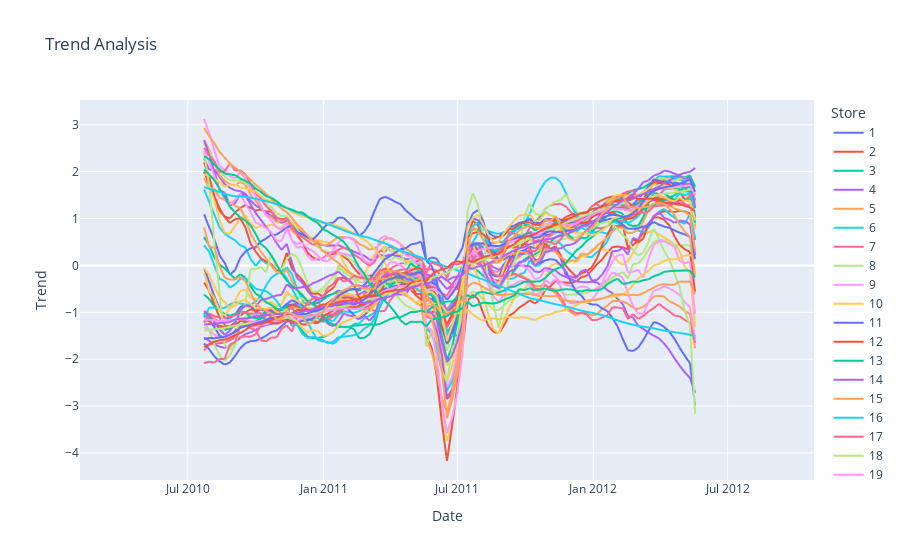

This figure's notebook cell:
### Code cell
# Plotting a graph for trend analysis

px.line(df_sorted, 
        x= 'Date', 
        y= 'Trend', 
        color= 'Store', 
        title= 'Trend Analysis')

### Figure 1 — Plotly figure (JSON) as saved in the notebook; plotly's stock layout.template omitted (floating-point values rounded to 4 significant figures; data arrays with more than 128 entries replaced by an {"elided": "..."} marker saying what was removed)
{"data": [{"hovertemplate": "Store=1<br>Date=%{x}<br>Trend=%{y}<extra></extra>", "legendgroup": "1", "line": {"color": "#636efa", "dash": "solid"}, "marker": {"symbol": "circle"}, "mode": "lines", "name": "1", "showlegend": true, "type": "scattergl", "x": {"elided": "143 str values"}, "xaxis": "x", "y": {"elided": "143 float values"}, "yaxis": "y"}, {"hovertemplate": "Store=2<br>Date=%{x}<br>Trend=%{y}<extra></extra>", "legendgroup": "2", "line": {"color": "#EF553B", "dash": "solid"}, "marker": {"symbol": "circle"}, "mode": "lines", "name": "2", "showlegend": true, "type": "scattergl", "x": {"elided": "143 str values"}, "xaxis": "x", "y": {"elided": "143 float values"}, "yaxis": "y"}, {"hovertemplate": "Store=3<br>Date=%{x}<br>Trend=%{y}<extra></extra>", "legendgroup": "3", "line": {"color": "#00cc96", "dash": "solid"}, "marker": {"symbol": "circle"}, "mode": "lines", "name": "3", "showlegend": true, "type": "scattergl", "x": {"elided": "143 str values"}, "xaxis": "x", "y": {"elided": "143 float values"}, "yaxis": "y"}, {"hovertemplate": "Store=4<br>Date=%{x}<br>Trend=%{y}<extra></extra>", "legendgroup": "4", "line": {"color": "#ab63fa", "dash": "solid"}, "marker": {"symbol": "circle"}, "mode": "lines", "name": "4", "showlegend": true, "type": "scattergl", "x": {"elided": "143 str values"}, "xaxis": "x", "y": {"elided": "143 float values"}, "yaxis": "y"}, {"hovertemplate": "Store=5<br>Date=%{x}<br>Trend=%{y}<extra></extra>", "legendgroup": "5", "line": {"color": "#FFA15A", "dash": "solid"}, "marker": {"symbol": "circle"}, "mode": "lines", "name": "5", "showlegend": true, "type": "scattergl", "x": {"elided": "143 str values"}, "xaxis": "x", "y": {"elided": "143 float values"}, "yaxis": "y"}, {"hovertemplate": "Store=6<br>Date=%{x}<br>Trend=%{y}<extra></extra>", "legendgroup": "6", "line": {"color": "#19d3f3", "dash": "solid"}, "marker": {"symbol": "circle"}, "mode": "lines", "name": "6", "showlegend": true, "type": "scattergl", "x": {"elided": "143 str values"}, "xaxis": "x", "y": {"elided": "143 float values"}, "yaxis": "y"}, {"hovertemplate": "Store=7<br>Date=%{x}<br>Trend=%{y}<extra></extra>", "legendgroup": "7", "line": {"color": "#FF6692", "dash": "solid"}, "marker": {"symbol": "circle"}, "mode": "lines", "name": "7", "showlegend": true, "type": "scattergl", "x": {"elided": "143 str values"}, "xaxis": "x", "y": {"elided": "143 float values"}, "yaxis": "y"}, {"hovertemplate": "Store=8<br>Date=%{x}<br>Trend=%{y}<extra></extra>", "legendgroup": "8", "line": {"color": "#B6E880", "dash": "solid"}, "marker": {"symbol": "circle"}, "mode": "lines", "name": "8", "showlegend": true, "type": "scattergl", "x": {"elided": "143 str values"}, "xaxis": "x", "y": {"elided": "143 float values"}, "yaxis": "y"}, {"hovertemplate": "Store=9<br>Date=%{x}<br>Trend=%{y}<extra></extra>", "legendgroup": "9", "line": {"color": "#FF97FF", "dash": "solid"}, "marker": {"symbol": "circle"}, "mode": "lines", "name": "9", "showlegend": true, "type": "scattergl", "x": {"elided": "143 str values"}, "xaxis": "x", "y": {"elided": "143 float values"}, "yaxis": "y"}, {"hovertemplate": "Store=10<br>Date=%{x}<br>Trend=%{y}<extra></extra>", "legendgroup": "10", "line": {"color": "#FECB52", "dash": "solid"}, "marker": {"symbol": "circle"}, "mode": "lines", "name": "10", "showlegend": true, "type": "scattergl", "x": {"elided": "143 str values"}, "xaxis": "x", "y": {"elided": "143 float values"}, "yaxis": "y"}, {"hovertemplate": "Store=11<br>Date=%{x}<br>Trend=%{y}<extra></extra>", "legendgroup": "11", "line": {"color": "#636efa", "dash": "solid"}, "marker": {"symbol": "circle"}, "mode": "lines", "name": "11", "showlegend": true, "type": "scattergl", "x": {"elided": "143 str values"}, "xaxis": "x", "y": {"elided": "143 float values"}, "yaxis": "y"}, {"hovertemplate": "Store=12<br>Date=%{x}<br>Trend=%{y}<extra></extra>", "legendgroup": "12", "line": {"color": "#EF553B", "dash": "solid"}, "marker": {"symbol": "circle"}, "mode": "lines", "name": "12", "showlegend": true, "type": "scattergl", "x": {"elided": "143 str values"}, "xaxis": "x", "y": {"elided": "143 float values"}, "yaxis": "y"}, {"hovertemplate": "Store=13<br>Date=%{x}<br>Trend=%{y}<extra></extra>", "legendgroup": "13", "line": {"color": "#00cc96", "dash": "solid"}, "marker": {"symbol": "circle"}, "mode": "lines", "name": "13", "showlegend": true, "type": "scattergl", "x": {"elided": "143 str values"}, "xaxis": "x", "y": {"elided": "143 float values"}, "yaxis": "y"}, {"hovertemplate": "Store=14<br>Date=%{x}<br>Trend=%{y}<extra></extra>", "legendgroup": "14", "line": {"color": "#ab63fa", "dash": "solid"}, "marker": {"symbol": "circle"}, "mode": "lines", "name": "14", "showlegend": true, "type": "scattergl", "x": {"elided": "143 str values"}, "xaxis": "x", "y": {"elided": "143 float values"}, "yaxis": "y"}, {"hovertemplate": "Store=15<br>Date=%{x}<br>Trend=%{y}<extra></extra>", "legendgroup": "15", "line": {"color": "#FFA15A", "dash": "solid"}, "marker": {"symbol": "circle"}, "mode": "lines", "name": "15", "showlegend": true, "type": "scattergl", "x": {"elided": "143 str values"}, "xaxis": "x", "y": {"elided": "143 float values"}, "yaxis": "y"}, {"hovertemplate": "Store=16<br>Date=%{x}<br>Trend=%{y}<extra></extra>", "legendgroup": "16", "line": {"color": "#19d3f3", "dash": "solid"}, "marker": {"symbol": "circle"}, "mode": "lines", "name": "16", "showlegend": true, "type": "scattergl", "x": {"elided": "143 str values"}, "xaxis": "x", "y": {"elided": "143 float values"}, "yaxis": "y"}, {"hovertemplate": "Store=17<br>Date=%{x}<br>Trend=%{y}<extra></extra>", "legendgroup": "17", "line": {"color": "#FF6692", "dash": "solid"}, "marker": {"symbol": "circle"}, "mode": "lines", "name": "17", "showlegend": true, "type": "scattergl", "x": {"elided": "143 str values"}, "xaxis": "x", "y": {"elided": "143 float values"}, "yaxis": "y"}, {"hovertemplate": "Store=18<br>Date=%{x}<br>Trend=%{y}<extra></extra>", "legendgroup": "18", "line": {"color": "#B6E880", "dash": "solid"}, "marker": {"symbol": "circle"}, "mode": "lines", "name": "18", "showlegend": true, "type": "scattergl", "x": {"elided": "143 str values"}, "xaxis": "x", "y": {"elided": "143 float values"}, "yaxis": "y"}, {"hovertemplate": "Store=19<br>Date=%{x}<br>Trend=%{y}<extra></extra>", "legendgroup": "19", "line": {"color": "#FF97FF", "dash": "solid"}, "marker": {"symbol": "circle"}, "mode": "lines", "name": "19", "showlegend": true, "type": "scattergl", "x": {"elided": "143 str values"}, "xaxis": "x", "y": {"elided": "143 float values"}, "yaxis": "y"}, {"hovertemplate": "Store=20<br>Date=%{x}<br>Trend=%{y}<extra></extra>", "legendgroup": "20", "line": {"color": "#FECB52", "dash": "solid"}, "marker": {"symbol": "circle"}, "mode": "lines", "name": "20", "showlegend": true, "type": "scattergl", "x": {"elided": "143 str values"}, "xaxis": "x", "y": {"elided": "143 float values"}, "yaxis": "y"}, {"hovertemplate": "Store=21<br>Date=%{x}<br>Trend=%{y}<extra></extra>", "legendgroup": "21", "line": {"color": "#636efa", "dash": "solid"}, "marker": {"symbol": "circle"}, "mode": "lines", "name": "21", "showlegend": true, "type": "scattergl", "x": {"elided": "143 str values"}, "xaxis": "x", "y": {"elided": "143 float values"}, "yaxis": "y"}, {"hovertemplate": "Store=22<br>Date=%{x}<br>Trend=%{y}<extra></extra>", "legendgroup": "22", "line": {"color": "#EF553B", "dash": "solid"}, "marker": {"symbol": "circle"}, "mode": "lines", "name": "22", "showlegend": true, "type": "scattergl", "x": {"elided": "143 str values"}, "xaxis": "x", "y": {"elided": "143 float values"}, "yaxis": "y"}, {"hovertemplate": "Store=23<br>Date=%{x}<br>Trend=%{y}<extra></extra>", "legendgroup": "23", "line": {"color": "#00cc96", "dash": "solid"}, "marker": {"symbol": "circle"}, "mode": "lines", "name": "23", "showlegend": true, "type": "scattergl", "x": {"elided": "143 str values"}, "xaxis": "x", "y": {"elided": "143 float values"}, "yaxis": "y"}, {"hovertemplate": "Store=24<br>Date=%{x}<br>Trend=%{y}<extra></extra>", "legendgroup": "24", "line": {"color": "#ab63fa", "dash": "solid"}, "marker": {"symbol": "circle"}, "mode": "lines", "name": "24", "showlegend": true, "type": "scattergl", "x": {"elided": "143 str values"}, "xaxis": "x", "y": {"elided": "143 float values"}, "yaxis": "y"}, {"hovertemplate": "Store=25<br>Date=%{x}<br>Trend=%{y}<extra></extra>", "legendgroup": "25", "line": {"color": "#FFA15A", "dash": "solid"}, "marker": {"symbol": "circle"}, "mode": "lines", "name": "25", "showlegend": true, "type": "scattergl", "x": {"elided": "143 str values"}, "xaxis": "x", "y": {"elided": "143 float values"}, "yaxis": "y"}, {"hovertemplate": "Store=26<br>Date=%{x}<br>Trend=%{y}<extra></extra>", "legendgroup": "26", "line": {"color": "#19d3f3", "dash": "solid"}, "marker": {"symbol": "circle"}, "mode": "lines", "name": "26", "showlegend": true, "type": "scattergl", "x": {"elided": "143 str values"}, "xaxis": "x", "y": {"elided": "143 float values"}, "yaxis": "y"}, {"hovertemplate": "Store=27<br>Date=%{x}<br>Trend=%{y}<extra></extra>", "legendgroup": "27", "line": {"color": "#FF6692", "dash": "solid"}, "marker": {"symbol": "circle"}, "mode": "lines", "name": "27", "showlegend": true, "type": "scattergl", "x": {"elided": "143 str values"}, "xaxis": "x", "y": {"elided": "143 float values"}, "yaxis": "y"}, {"hovertemplate": "Store=28<br>Date=%{x}<br>Trend=%{y}<extra></extra>", "legendgroup": "28", "line": {"color": "#B6E880", "dash": "solid"}, "marker": {"symbol": "circle"}, "mode": "lines", "name": "28", "showlegend": true, "type": "scattergl", "x": {"elided": "143 str values"}, "xaxis": "x", "y": {"elided": "143 float values"}, "yaxis": "y"}, {"hovertemplate": "Store=29<br>Date=%{x}<br>Trend=%{y}<extra></extra>", "legendgroup": "29", "line": {"color": "#FF97FF", "dash": "solid"}, "marker": {"symbol": "circle"}, "mode": "lines", "name": "29", "showlegend": true, "type": "scattergl", "x": {"elided": "143 str values"}, "xaxis": "x", "y": {"elided": "143 float values"}, "yaxis": "y"}, {"hovertemplate": "Store=30<br>Date=%{x}<br>Trend=%{y}<extra></extra>", "legendgroup": "30", "line": {"color": "#FECB52", "dash": "solid"}, "marker": {"symbol": "circle"}, "mode": "lines", "name": "30", "showlegend": true, "type": "scattergl", "x": {"elided": "143 str values"}, "xaxis": "x", "y": {"elided": "143 float values"}, "yaxis": "y"}, {"hovertemplate": "Store=31<br>Date=%{x}<br>Trend=%{y}<extra></extra>", "legendgroup": "31", "line": {"color": "#636efa", "dash": "solid"}, "marker": {"symbol": "circle"}, "mode": "lines", "name": "31", "showlegend": true, "type": "scattergl", "x": {"elided": "143 str values"}, "xaxis": "x", "y": {"elided": "143 float values"}, "yaxis": "y"}, {"hovertemplate": "Store=32<br>Date=%{x}<br>Trend=%{y}<extra></extra>", "legendgroup": "32", "line": {"color": "#EF553B", "dash": "solid"}, "marker": {"symbol": "circle"}, "mode": "lines", "name": "32", "showlegend": true, "type": "scattergl", "x": {"elided": "143 str values"}, "xaxis": "x", "y": {"elided": "143 float values"}, "yaxis": "y"}, {"hovertemplate": "Store=33<br>Date=%{x}<br>Trend=%{y}<extra></extra>", "legendgroup": "33", "line": {"color": "#00cc96", "dash": "solid"}, "marker": {"symbol": "circle"}, "mode": "lines", "name": "33", "showlegend": true, "type": "scattergl", "x": {"elided": "143 str values"}, "xaxis": "x", "y": {"elided": "143 float values"}, "yaxis": "y"}, {"hovertemplate": "Store=34<br>Date=%{x}<br>Trend=%{y}<extra></extra>", "legendgroup": "34", "line": {"color": "#ab63fa", "dash": "solid"}, "marker": {"symbol": "circle"}, "mode": "lines", "name": "34", "showlegend": true, "type": "scattergl", "x": {"elided": "143 str values"}, "xaxis": "x", "y": {"elided": "143 float values"}, "yaxis": "y"}, {"hovertemplate": "Store=35<br>Date=%{x}<br>Trend=%{y}<extra></extra>", "legendgroup": "35", "line": {"color": "#FFA15A", "dash": "solid"}, "marker": {"symbol": "circle"}, "mode": "lines", "name": "35", "showlegend": true, "type": "scattergl", "x": {"elided": "143 str values"}, "xaxis": "x", "y": {"elided": "143 float values"}, "yaxis": "y"}, {"hovertemplate": "Store=36<br>Date=%{x}<br>Trend=%{y}<extra></extra>", "legendgroup": "36", "line": {"color": "#19d3f3", "dash": "solid"}, "marker": {"symbol": "circle"}, "mode": "lines", "name": "36", "showlegend": true, "type": "scattergl", "x": {"elided": "143 str values"}, "xaxis": "x", "y": {"elided": "143 float values"}, "yaxis": "y"}, {"hovertemplate": "Store=37<br>Date=%{x}<br>Trend=%{y}<extra></extra>", "legendgroup": "37", "line": {"color": "#FF6692", "dash": "solid"}, "marker": {"symbol": "circle"}, "mode": "lines", "name": "37", "showlegend": true, "type": "scattergl", "x": {"elided": "143 str values"}, "xaxis": "x", "y": {"elided": "143 float values"}, "yaxis": "y"}, {"hovertemplate": "Store=38<br>Date=%{x}<br>Trend=%{y}<extra></extra>", "legendgroup": "38", "line": {"color": "#B6E880", "dash": "solid"}, "marker": {"symbol": "circle"}, "mode": "lines", "name": "38", "showlegend": true, "type": "scattergl", "x": {"elided": "143 str values"}, "xaxis": "x", "y": {"elided": "143 float values"}, "yaxis": "y"}, {"hovertemplate": "Store=39<br>Date=%{x}<br>Trend=%{y}<extra></extra>", "legendgroup": "39", "line": {"color": "#FF97FF", "dash": "solid"}, "marker": {"symbol": "circle"}, "mode": "lines", "name": "39", "showlegend": true, "type": "scattergl", "x": {"elided": "143 str values"}, "xaxis": "x", "y": {"elided": "143 float values"}, "yaxis": "y"}, {"hovertemplate": "Store=40<br>Date=%{x}<br>Trend=%{y}<extra></extra>", "legendgroup": "40", "line": {"color": "#FECB52", "dash": "solid"}, "marker": {"symbol": "circle"}, "mode": "lines", "name": "40", "showlegend": true, "type": "scattergl", "x": {"elided": "143 str values"}, "xaxis": "x", "y": {"elided": "143 float values"}, "yaxis": "y"}, {"hovertemplate": "Store=41<br>Date=%{x}<br>Trend=%{y}<extra></extra>", "legendgroup": "41", "line": {"color": "#636efa", "dash": "solid"}, "marker": {"symbol": "circle"}, "mode": "lines", "name": "41", "showlegend": true, "type": "scattergl", "x": {"elided": "143 str values"}, "xaxis": "x", "y": {"elided": "143 float values"}, "yaxis": "y"}, {"hovertemplate": "Store=42<br>Date=%{x}<br>Trend=%{y}<extra></extra>", "legendgroup": "42", "line": {"color": "#EF553B", "dash": "solid"}, "marker": {"symbol": "circle"}, "mode": "lines", "name": "42", "showlegend": true, "type": "scattergl", "x": {"elided": "143 str values"}, "xaxis": "x", "y": {"elided": "143 float values"}, "yaxis": "y"}, {"hovertemplate": "Store=43<br>Date=%{x}<br>Trend=%{y}<extra></extra>", "legendgroup": "43", "line": {"color": "#00cc96", "dash": "solid"}, "marker": {"symbol": "circle"}, "mode": "lines", "name": "43", "showlegend": true, "type": "scattergl", "x": {"elided": "143 str values"}, "xaxis": "x", "y": {"elided": "143 float values"}, "yaxis": "y"}, {"hovertemplate": "Store=44<br>Date=%{x}<br>Trend=%{y}<extra></extra>", "legendgroup": "44", "line": {"color": "#ab63fa", "dash": "solid"}, "marker": {"symbol": "circle"}, "mode": "lines", "name": "44", "showlegend": true, "type": "scattergl", "x": {"elided": "143 str values"}, "xaxis": "x", "y": {"elided": "143 float values"}, "yaxis": "y"}, {"hovertemplate": "Store=45<br>Date=%{x}<br>Trend=%{y}<extra></extra>", "legendgroup": "45", "line": {"color": "#FFA15A", "dash": "solid"}, "marker": {"symbol": "circle"}, "mode": "lines", "name": "45", "showlegend": true, "type": "scattergl", "x": {"elided": "143 str values"}, "xaxis": "x", "y": {"elided": "143 float values"}, "yaxis": "y"}], "layout": {"legend": {"title": {"text": "Store"}, "tracegroupgap": 0}, "title": {"text": "Trend Analysis"}, "xaxis": {"anchor": "y", "domain": [0, 1], "title": {"text": "Date"}}, "yaxis": {"anchor": "x", "domain": [0, 1], "title": {"text": "Trend"}}}}
